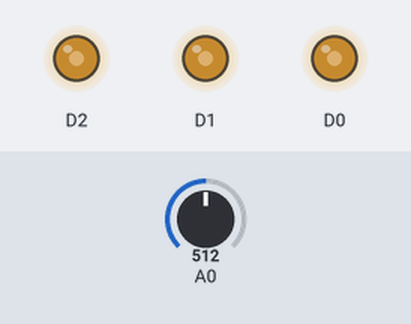
Bench run of a sketch on a simulated ESP8266 (NodeMCU). Shown: output pins drawn as LEDs (lit = HIGH). The inputs (shaded band) are chosen by the test bench; at power-on: A0 = 512.

Above: at 3.8 s.
3.9 s: A0 set to 716
At 8.9 s:
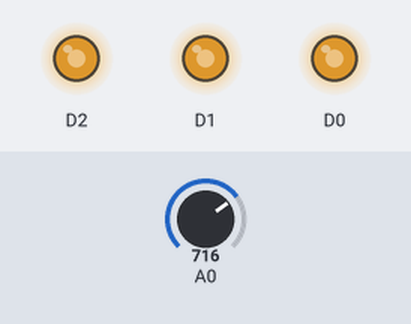
9.5 s: A0 set to 900
At 12.8 s:
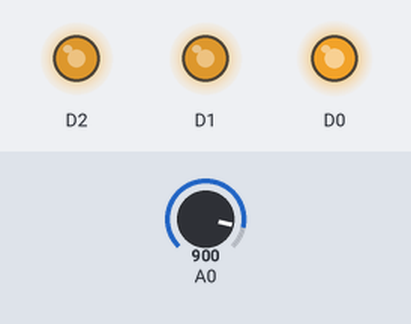
15.5 s: A0 set to 511
At 18.8 s:
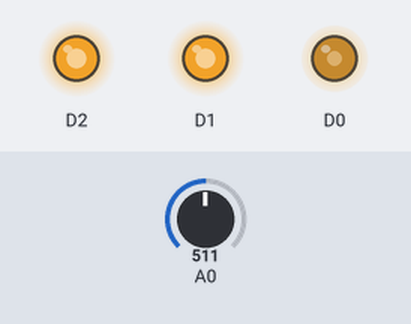
21.5 s: A0 set to 122
At 27.2 s:
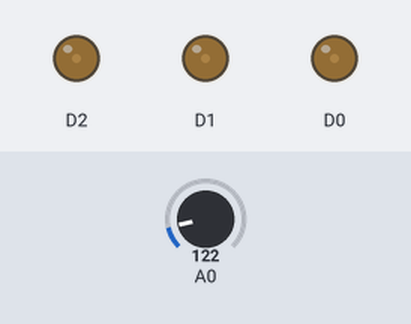
27.5 s: A0 set to 0
At 30.5 s:
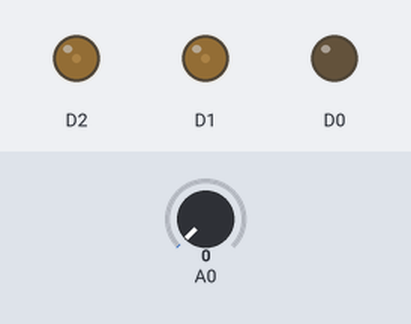
Timing chart, 0 to 33.5 s (numbered marks = the images above; inputs shaded):
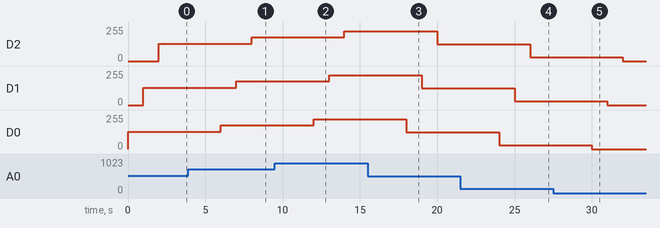

The sketch:

CA-Ques-5.ino
```cpp
void setup() {
  pinMode(D0,OUTPUT);
  pinMode(D1,OUTPUT);
  pinMode(D2,OUTPUT);
}

void loop() {
   int POTValue = analogRead(A0);
   int val = map(POTValue,0,1023,0,255);
   analogWrite(D0,val);
   delay(1000);
   analogWrite(D1,val);
   delay(1000);
   analogWrite(D2,val);
   delay(1000);

}
```

Measured:
- after the input at 3.9 s, D2: 128/255 → 178/255 after 4.1 s; D1: 128/255 → 178/255 after 3.1 s; D0: 128/255 → 178/255 after 2.1 s
- after the input at 9.5 s, D2: 178/255 → 224/255 after 4.5 s; D1: 178/255 → 224/255 after 3.5 s; D0: 178/255 → 224/255 after 2.5 s
- after the input at 15.5 s, D2: 224/255 → 127/255 after 4.5 s; D1: 224/255 → 127/255 after 3.5 s; D0: 224/255 → 127/255 after 2.5 s
- after the input at 21.5 s, D2: 127/255 → 30/255 after 4.5 s; D1: 127/255 → 30/255 after 3.5 s; D0: 127/255 → 30/255 after 2.5 s
- after the input at 27.5 s, D2: 30/255 → 0/255 after 4.5 s; D1: 30/255 → 0/255 after 3.5 s; D0: 30/255 → 0/255 after 2.5 s
